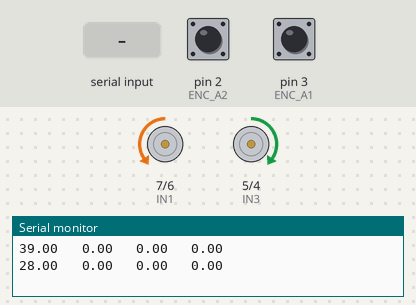
Recording of a sketch running on a simulated Arduino Uno, built with avr-gcc and run on an emulated ATmega328P. On the bench: motor-driver pin pairs drawn as motors (green arrow = first pin HIGH = forward, orange = second pin HIGH = backward, longer = more drive, scaled by the enable pin), the last lines printed to the serial monitor. The inputs (shaded band) are chosen by the test bench; at power-on: pin 2 (ENC_A2) HIGH, pin 3 (ENC_A1) HIGH.

Above: at 0.09 s.
At 1.2 s:
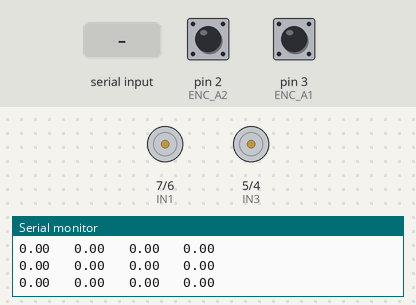
1.3 s: "<90,45>" received over Serial
At 1.68 s:
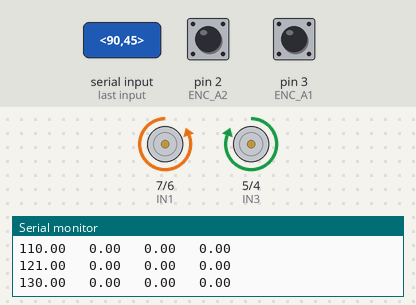
Timing chart, 0 to 4.3 s (numbered marks = the images above; inputs shaded):
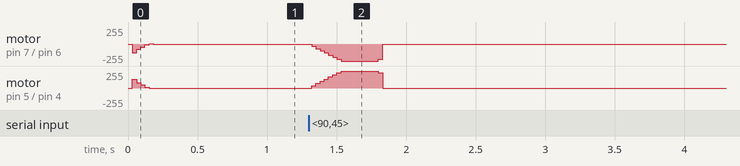

Measured:
- after the input at 1.3 s, motor on pin 5 (IN3) / pin 4 (IN4): rises from stopped to forward 255/255 in 0.21 s, then falls to stopped in 0.30 s

The sketch:

PIDcontrolUART.ino
```cpp
// ================= MOTOR L =================
#define ENB 10
#define IN3 5
#define IN4 4
#define ENC_A1 3
#define ENC_B1 19

// ================= MOTOR R ==================
#define ENA 9
#define IN1 7
#define IN2 6
#define ENC_A2 2
#define ENC_B2 18

// ================= PARAMETERS ======================
const float MAX_RPM = 130.0;
const int   PWM_MAX = 255;
const float PULSES_PER_REV = 514.8;
const float RPM_FILTER_ALPHA = 0.3;
const float WHEEL_RADIUS = 0.033; // ms

const float V_TO_RPM = 60.0 / (2 * PI * WHEEL_RADIUS);
const unsigned long UART_TIMEOUT = 500; // ms
unsigned long lastUARTTime = 0;

const unsigned long CONTROL_INTERVAL_MS = 30;

// Feedforward
const float KFF = 1.96;

// Balance
float K_balance = 0.1;

// Ramp
const float RAMP_STEP = 11.0;

// ================= ENCODER ======================
volatile long encCount1 = 0;
volatile long encCount2 = 0;

float rpm1Smooth = 0;
float rpm2Smooth = 0;

// ================= PID ======================
struct PID {
  float Kp, Ki, Kd;
  float e1, e2;
  float u;
};

// PID đã giảm để ổn định
PID pid1 = {1.0, 0.15, 0.01, 0, 0, 0};
PID pid2 = {1.0, 0.15, 0.01, 0, 0, 0};

// // ===== TARGET =====
float targetRPM1_cmd = 0;
float targetRPM2_cmd = 0;

float targetRPM1 = 50;
float targetRPM2 = 50;

int pwm1 = 0, pwm2 = 0;

unsigned long lastControlTime = 0;

void resetPID(PID &pid) {
  pid.e1 = 0;
  pid.e2 = 0;
  pid.u = 0;
}

// ==================================================
void setup() {
  Serial.begin(115200);

  pinMode(ENA, OUTPUT);           pinMode(IN1, OUTPUT); pinMode(IN2, OUTPUT);
  pinMode(ENB, OUTPUT);           pinMode(IN3, OUTPUT); pinMode(IN4, OUTPUT);

  pinMode(ENC_A1, INPUT_PULLUP);  pinMode(ENC_B1, INPUT_PULLUP);
  pinMode(ENC_A2, INPUT_PULLUP);  pinMode(ENC_B2, INPUT_PULLUP);

  attachInterrupt(digitalPinToInterrupt(ENC_A1), encoder1ISR, CHANGE);
  attachInterrupt(digitalPinToInterrupt(ENC_A2), encoder2ISR, CHANGE);

  lastControlTime = millis();
}

// ==================================================
void loop() {
  unsigned long now = millis();

  if (now - lastControlTime >= CONTROL_INTERVAL_MS) {
    unsigned long dt = now - lastControlTime;
    lastControlTime += CONTROL_INTERVAL_MS;
    float dt_s = dt / 1000.0;

    // ===== Read encoder =====
    noInterrupts();
    long c1 = encCount1;
    long c2 = encCount2;
    encCount1 = 0;
    encCount2 = 0;
    interrupts();

    float rpm1 = computeRPM(c1, dt);
    float rpm2 = computeRPM(c2, dt);

    bool uartTimeout = (millis() - lastUARTTime > UART_TIMEOUT);
    if (uartTimeout) {
      targetRPM1_cmd = 0;
      targetRPM2_cmd = 0;

      targetRPM1 = 0;
      targetRPM2 = 0;

      resetPID(pid1);
      resetPID(pid2);

      setMotor1(0);
      setMotor2(0);
    }

/*
    if (abs(rpm1Smooth) < 1 && abs(targetRPM1) > 10) {
      resetPID(pid1);
      pwm1 = 0;
    }

    if (abs(rpm2Smooth) < 1 && abs(targetRPM2) > 10) {
      resetPID(pid2);
      pwm2 = 0;
    }
*/

    static int stallCount1 = 0;
    static int stallCount2 = 0;

    // Nếu target lớn nhưng tốc độ thực tế quá nhỏ (đứng im)
    if (abs(rpm1Smooth) < 2.0 && abs(targetRPM1) > 5.0) {
      stallCount1++;
      if (stallCount1 > 15) {
        resetPID(pid1);
        targetRPM1 = 0;       // Ép target về 0 để Ramp lên lại từ đầu cho mượt
        pwm1 = 0;
      }
    } else {
      stallCount1 = 0;        // Chạy bình thường thì xóa bộ đếm
    }

    if (abs(rpm2Smooth) < 2.0 && abs(targetRPM2) > 5.0) {
      stallCount2++;
      if (stallCount2 > 15) {
        resetPID(pid2);
        targetRPM2 = 0;
        pwm2 = 0;
      }
    } else {
      stallCount2 = 0;
    }

    // ===== Filter =====
    rpm1Smooth = rpm1Smooth * (1.0 - RPM_FILTER_ALPHA) + rpm1 * RPM_FILTER_ALPHA;
    rpm2Smooth = rpm2Smooth * (1.0 - RPM_FILTER_ALPHA) + rpm2 * RPM_FILTER_ALPHA;

    // ===== Ramp target (mượt, không đứng) =====
    targetRPM1 += constrain(targetRPM1_cmd - targetRPM1, -RAMP_STEP, RAMP_STEP);
    targetRPM2 += constrain(targetRPM2_cmd - targetRPM2, -RAMP_STEP, RAMP_STEP);

    // ===== Balance =====
    float diff = rpm1Smooth - rpm2Smooth;
    float t1 = targetRPM1 - K_balance * diff;
    float t2 = targetRPM2 + K_balance * diff;

    // ===== PID =====
    if (!uartTimeout) {
    pwm1 = computePID(pid1, t1, rpm1Smooth, dt_s);
    pwm2 = computePID(pid2, t2, rpm2Smooth, dt_s);

    // ===== Output =====
    setMotor1(pwm1);
    setMotor2(pwm2);
    }

    // ===== Debug (dùng Python plot) =====
    Serial.print(targetRPM1); Serial.print("   ");
    // Serial.print(millis());   Serial.print("   ");
    Serial.print(rpm1Smooth); Serial.print("   ");
    Serial.print(rpm2Smooth); Serial.print("   ");
    Serial.println(diff);
  }

  // ===== SERIAL INPUT (TỐI ƯU HÓA KHÔNG DÙNG STRING) =====
  static char inputBuffer[32];
  static byte bufferIndex = 0;
  static bool isParsing = false;

  while (Serial.available()) {
    char c = Serial.read();

    if (c == '<') {
      bufferIndex = 0;
      isParsing = true;
    }
    else if (c == '>' && isParsing) {
      inputBuffer[bufferIndex] = '\0'; // Kết thúc chuỗi C
      isParsing = false;

      // Tách chuỗi bằng dấu phẩy
      char* commaPtr = strchr(inputBuffer, ',');
      if (commaPtr != NULL) {
        *commaPtr = '\0'; // Cắt chuỗi tại dấu phẩy

        float v_right = atof(inputBuffer);
        float v_left = atof(commaPtr + 1);

        // ===== Convert m/s → RPM =====
        float rpmL = v_left * V_TO_RPM;
        float rpmR = v_right * V_TO_RPM;

        // ===== Clamp =====
        targetRPM1_cmd = constrain(rpmL, -MAX_RPM, MAX_RPM);
        targetRPM2_cmd = constrain(rpmR, -MAX_RPM, MAX_RPM);

        // ===== RESET TIMEOUT =====
        lastUARTTime = millis();
      }
    }
    else if (isParsing && bufferIndex < 31) {
      inputBuffer[bufferIndex++] = c;
    }
  }
}

// ================= PID ====================
float computePID(PID &pid, float target, float current, float dt) {
  float e = target - current;

  float a1 = pid.Kp + pid.Ki * dt + pid.Kd / dt;
  float a2 = -pid.Kp - 2.0 * pid.Kd / dt;
  float a3 = pid.Kd / dt;

  float du = a1 * e + a2 * pid.e1 + a3 * pid.e2;
  pid.u += du;
  pid.u = constrain(pid.u, -PWM_MAX, PWM_MAX);

  float ff = KFF * target;
  float output = pid.u + ff;

  pid.e2 = pid.e1;
  pid.e1 = e;

  return constrain(output, -PWM_MAX, PWM_MAX);
}

// ================= ISR =============================
void encoder1ISR() {
  bool A = digitalRead(ENC_A1);
  bool B = digitalRead(ENC_B1);
  encCount1 += (A == B) ? 1 : -1;
}

void encoder2ISR() {
  bool A = digitalRead(ENC_A2);
  bool B = digitalRead(ENC_B2);
  encCount2 += (A == B) ? -1 : 1;
}

// ================= MOTOR ===========================
void setMotor1(int pwm) {
  digitalWrite(IN3, pwm >= 0);
  digitalWrite(IN4, pwm < 0);
  analogWrite(ENB, abs(pwm));
}

void setMotor2(int pwm) {
  digitalWrite(IN1, pwm < 0);
  digitalWrite(IN2, pwm >= 0);
  analogWrite(ENA, abs(pwm));
}

// ================= RPM =============================
float computeRPM(long dc, unsigned long dt) {
  return (dc * 60000.0) / (PULSES_PER_REV * dt);
}
```
